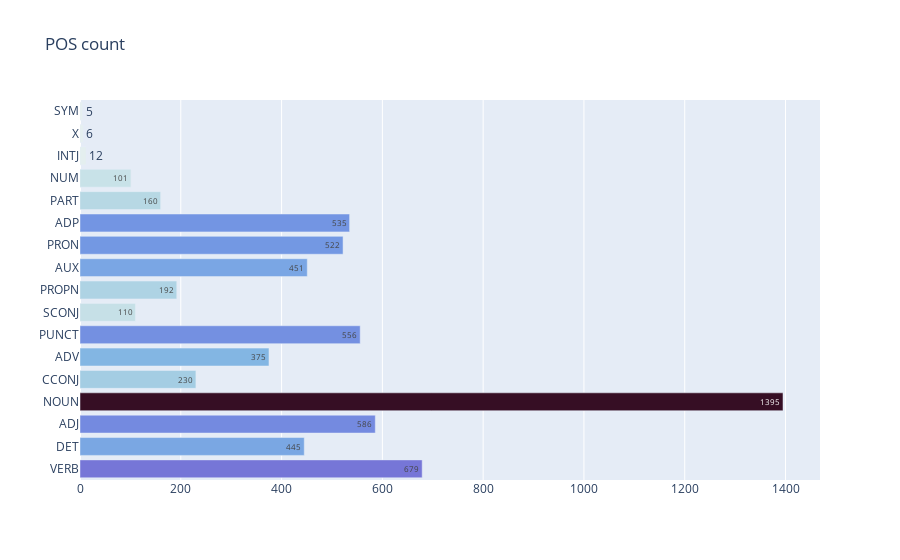

The code cell stored with this chart in its notebook:
### Code cell
x=list(a_count_dict.values())
y=list(a_count_dict.keys())
fig=go.Figure(go.Bar(x=x,
                     y=y,
                     text=x,
                     orientation='h',
                     marker=dict(color=x,
                                    colorscale='dense') ))
fig.update_layout(title='POS count')
fig.show()

### Figure 1 — Plotly figure (JSON) as saved in the notebook; plotly's stock layout.template omitted (floating-point values rounded to 4 significant figures)
{"data": [{"marker": {"color": [679, 445, 586, 1395, 230, 375, 556, 110, 192, 451, 522, 535, 160, 101, 12, 6, 5], "colorscale": [[0, "rgb(230, 240, 240)"], [0.09091, "rgb(191, 221, 229)"], [0.1818, "rgb(156, 201, 226)"], [0.2727, "rgb(129, 180, 227)"], [0.3636, "rgb(115, 154, 228)"], [0.4545, "rgb(117, 127, 221)"], [0.5455, "rgb(120, 100, 202)"], [0.6364, "rgb(119, 74, 175)"], [0.7273, "rgb(113, 50, 141)"], [0.8182, "rgb(100, 31, 104)"], [0.9091, "rgb(80, 20, 66)"], [1, "rgb(54, 14, 36)"]]}, "orientation": "h", "text": ["679", "445", "586", "1395", "230", "375", "556", "110", "192", "451", "522", "535", "160", "101", "12", "6", "5"], "type": "bar", "x": [679, 445, 586, 1395, 230, 375, 556, 110, 192, 451, 522, 535, 160, 101, 12, 6, 5], "y": ["VERB", "DET", "ADJ", "NOUN", "CCONJ", "ADV", "PUNCT", "SCONJ", "PROPN", "AUX", "PRON", "ADP", "PART", "NUM", "INTJ", "X", "SYM"]}], "layout": {"title": {"text": "POS count"}}}
